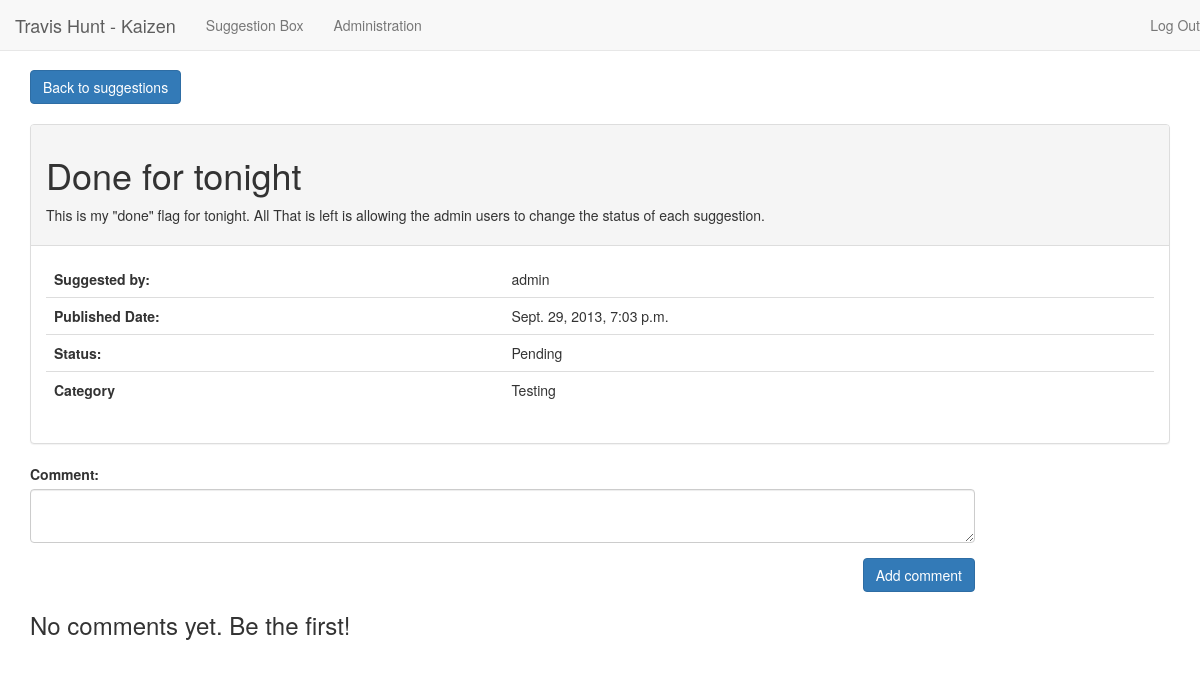
/detail/5/ (signed in), run on an earlier commit of the app's database.
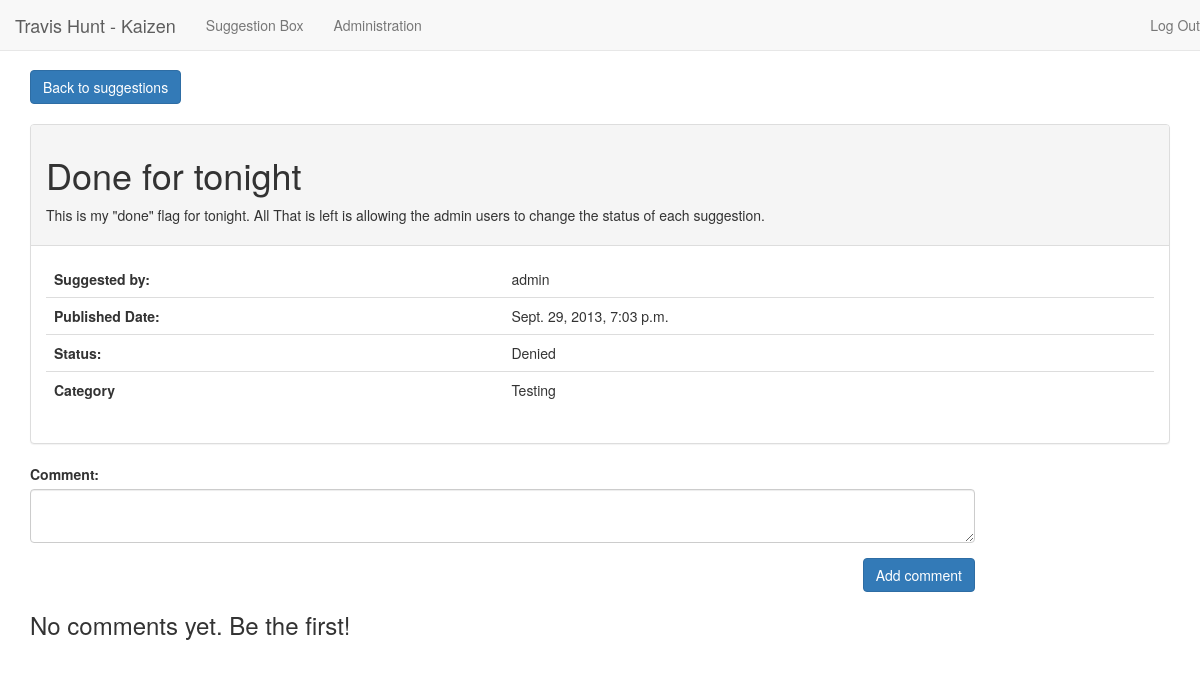
And on a later commit of the database.
### suggestionbox/models.py (models this page shows, shortened)
class Suggestion(models.Model):
    user = models.ForeignKey(User)
    title = models.CharField(max_length=100)
    description = models.TextField()
    pub_date = models.DateTimeField(auto_now_add=True)
    status = models.ForeignKey('Status')
    category = models.ForeignKey('Category')

class Status(models.Model):
    title = models.CharField(max_length=100)
    description = models.TextField()
    def __unicode__(self):
        return self.title
    class Meta:
        verbose_name_plural = 'statuses'

class Category(models.Model):
    title = models.CharField(max_length=100)
    description = models.TextField()
    def __unicode__(self):
        return self.title
    class Meta:
        verbose_name_plural = 'categories'

### suggestionbox/views.py (the view)
# urls.py: url(r'^detail/(?P<suggestion_id>\d+)/$', views.detail, name='detail'),
@login_required
def detail(request, suggestion_id):
	suggestion = get_object_or_404(Suggestion, pk=suggestion_id)
	comments = Comment.objects.all().filter(sid=suggestion_id).order_by('-pub_date')
	currentStatus = get_object_or_404(Status, title=suggestion.status)
	statusForm = StatusForm(initial = {'status': currentStatus.pk })
	commentForm = CommentForm()
	context = {
			'suggestion': suggestion,
			'commentForm': commentForm,
			'statusForm': statusForm,
			'comments': comments,
	}
	return render(request, 'suggestionbox/detail.html', context)

### suggestionbox/models.py
class CommentForm(ModelForm):
	class Meta:
		model = Comment
		fields = ['comment']
	def __init__(self, *args, **kwargs):
		super(CommentForm, self).__init__(*args, **kwargs)
		self.fields['comment'].widget.attrs['class'] = "form-control"
		self.fields['comment'].widget.attrs['rows'] = "2"

class StatusForm(ModelForm):
	status = ModelChoiceField(queryset=Status.objects.all(), empty_label=None)
	def __init__(self, *args, **kwargs):
		super(StatusForm, self).__init__(*args, **kwargs)
	class Meta:
		model = Status
		fields = ['status']

### suggestionbox/templates/suggestionbox/detail.html (shortened to what this page needs)
{% extends 'base.html' %}
{% block content %}
	<a href="{% url 'suggestionbox:index' %}" class="btn btn-primary">Back to suggestions</a>
	<br>
	<br>
	<div class="panel panel-default">
		<div class="panel-heading">
			<h1>{{ suggestion.title }}</h1>
			<p>{{ suggestion.description }}</p>
		</div>
		<div class="panel-body">
			<table class="table">
				<tr style="border: 0px">
					<th style="border: 0px">Suggested by:</th>
					<td style="border: 0px">{{ suggestion.user }}</td>
				</tr>
				<tr>
					<th>Published Date:</th>
					<td>{{ suggestion.pub_date }}</td>
				</tr>
				{% if user.is_staff %}
					{{ statusForm.as_table }}
				{% else %}
					<tr>
						<th>Status:</th>
						<td>{{ suggestion.status}}</td>
					</tr>
				{% endif %}
				<tr>
					<th>Category</th>
					<td>{{ suggestion.category }}</td>
				</tr>
			</table>
		</div>
	</div>
	<form method="POST" action="{% url 'suggestionbox:addComment' suggestion.id %}" class="form-horizontal" role="form">
		<div class="form-group">
			<div class="col-lg-10">
				{{commentForm}}
		</div>
		</div>
		<div class="form-group">
			<div class="col-lg-10 clearfix">
				<button type="submit" class="btn btn-primary pull-right">Add comment</button>
			</div>
		</div>
	</form>
	{% if comments %}
		<h3 style="margin-bottom: 0">User Comments:</h3>
		{% for comment in comments %}
			<hr style="margin-left: 20px">
			<p style="color:#999999; font-size: 10px">Posted by <strong>{{ comment.user }}</strong> on {{ comment.pub_date }}</p>
			<p style="padding-left: 20px;">{{ comment.comment }}</p>
		{% endfor %}
	{% else %}
		<h3>No comments yet.  Be the first!</h3>
	{% endif %}
{% endblock %}

What changed in the data, as far as the page shows it:
changed Suggestion "Done for tonight": status "Pending" → "Denied"
